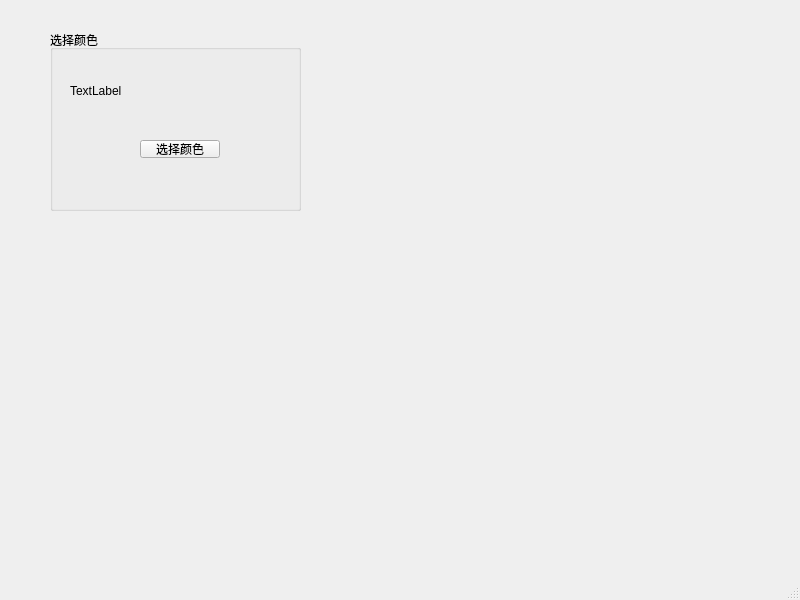
<?xml version="1.0" encoding="UTF-8"?>
<ui version="4.0">
 <class>MainWindow</class>
 <widget class="QMainWindow" name="MainWindow">
  <property name="geometry">
   <rect>
    <x>0</x>
    <y>0</y>
    <width>800</width>
    <height>600</height>
   </rect>
  </property>
  <property name="windowTitle">
   <string>MainWindow</string>
  </property>
  <widget class="QWidget" name="centralwidget">
   <widget class="QGroupBox" name="groupBox">
    <property name="geometry">
     <rect>
      <x>50</x>
      <y>30</y>
      <width>251</width>
      <height>181</height>
     </rect>
    </property>
    <property name="title">
     <string>选择颜色</string>
    </property>
    <widget class="QPushButton" name="selectColorBtn">
     <property name="geometry">
      <rect>
       <x>90</x>
       <y>110</y>
       <width>80</width>
       <height>18</height>
      </rect>
     </property>
     <property name="text">
      <string>选择颜色</string>
     </property>
    </widget>
    <widget class="QLabel" name="colorLabel">
     <property name="geometry">
      <rect>
       <x>20</x>
       <y>30</y>
       <width>221</width>
       <height>61</height>
      </rect>
     </property>
     <property name="text">
      <string>TextLabel</string>
     </property>
    </widget>
   </widget>
  </widget>
  <widget class="QMenuBar" name="menubar">
   <property name="geometry">
    <rect>
     <x>0</x>
     <y>0</y>
     <width>800</width>
     <height>17</height>
    </rect>
   </property>
  </widget>
  <widget class="QStatusBar" name="statusbar"/>
 </widget>
 <resources/>
 <connections/>
</ui>
